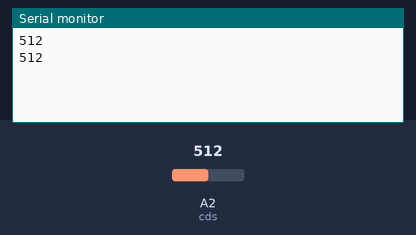
A sketch run on a simulated Arduino Uno, built with avr-gcc and run on an emulated ATmega328P. Shown: the last lines printed to the serial monitor. The test bench sets the inputs (shaded band); at power-on: A2 (cds) = 512.

Above: at 1.8 s.
1.9 s: A2 (cds) set to 716
At 2.8 s:
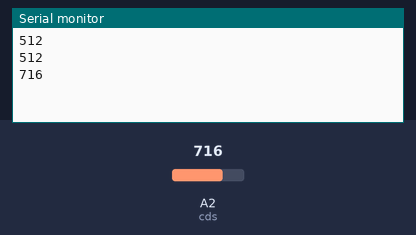
3.4 s: A2 (cds) set to 900
At 4.8 s:
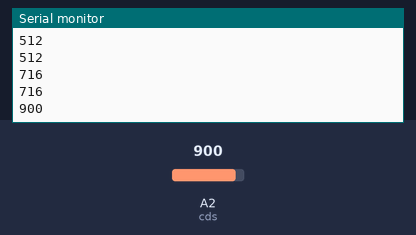
Timing chart, 0 to 6.4 s (numbered marks = the images above; inputs shaded):
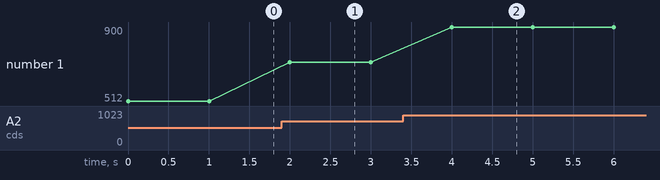

The sketch:

C18-1.ino
```cpp
#define cds A2
int cdsvalue;


void setup() {

pinMode(cds, INPUT);
Serial.begin(9600);

}


void loop() { // 아래는 풀 다운 세팅.

  cdsvalue = analogRead(cds);
  Serial.println(cdsvalue);
  delay(1000);
 }
```

Measured:
- after the input at 1.9 s, the serial monitor: prints a new line after 0.10 s (image 1)
- after the input at 3.4 s, the serial monitor: prints a new line after 0.60 s (image 2)
- plotted number 1: 512 → 716 after the input at 1.9 s, 716 → 900 after the input at 3.4 s
